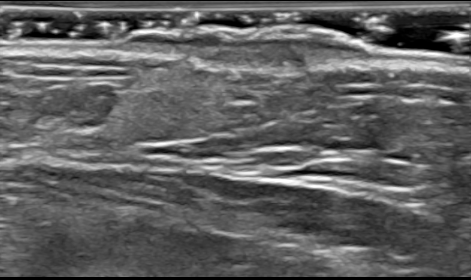
#> input picture test_data/img/1.png, 471 x 280 px; its folder holds only this picture in this run
$ python postprocess.py
#> lines starting #> are read from the running program, lines starting #| are printed output that depends on the picture; after the words box and inside, x2 and y2 are one past the last pixel; in counts of white or black regions, pixels touching at a corner belong together
from PIL import Image
import numpy as np
from skimage import measure
import cv2
import os
import argparse
import warnings
warnings.filterwarnings("ignore")

def main(args):
    image_path = args.image_path
    threshood = args.threshood
    kernel = args.kernel
    remove_small_points(image_path, threshood)
    MedianFilter(image_path, kernel)


def remove_small_points(image_path, threshold_point):
#> called with image_path = './test_data/img', threshold_point = 50
    print("start remove small points...")
    for image in os.listdir(image_path):
        image_file_path = image_path + '/' + image
        # input binary image
        img_tmp = cv2.imread(image_file_path, 0)
#> img_tmp is the input picture: shape (280, 471); min 0, max 255, mean 95.5
        # output all connected domains in the binary image
        img_label, num = measure.label(img_tmp, neighbors=8, return_num=True)
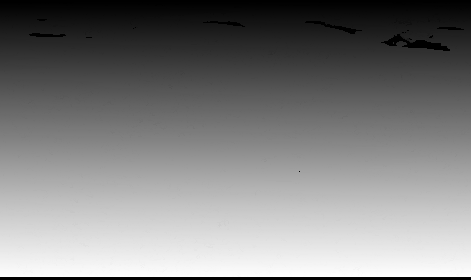
#> img_label: shape (280, 471) int64; min 0, max 97959, mean 49301.7; drawn with min black and max white
#> num = 97959
        # properties of the output concatenation field
        props = measure.regionprops(img_label)
#> props = 97959 regions
        resMatrix = np.zeros(img_label.shape)
        for i in range(1, len(props)):
            if props[i].area > threshold_point:
                tmp = (img_label == i + 1).astype(np.uint8)
                # combine all eligible connected domains
                resMatrix += tmp
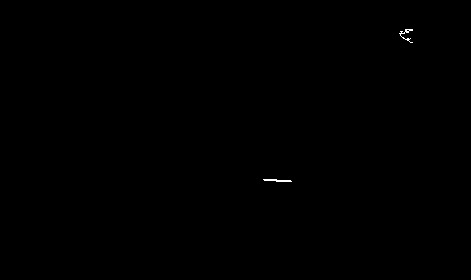
#> resMatrix: shape (280, 471) float64; values 0 (black) and 1 (white), 0.08% white in thin lines or dots, all inside (x1, y1, x2, y2) = (263, 29, 413, 182)
        resMatrix *= 255
        resMatrix = img_tmp - resMatrix
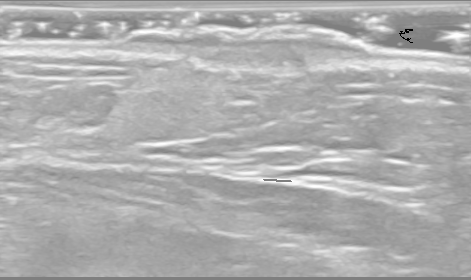
#> resMatrix: shape (280, 471) float64; min -254, max 255, mean 95.3; drawn with min black and max white
        print(f"{image} done!")
        cv2.imwrite(image_file_path, resMatrix)


def MedianFilter(image_path, kernel):
#> called with image_path = './test_data/img', kernel = 20
    print("start median filter...")
    for image in os.listdir(image_path):
        srcc = image_path + '/' + image
        imarray = np.array(Image.open(srcc))
        height = imarray.shape[0]
#> height = 280
        width = imarray.shape[1]
#> width = 471
        # kernel size can be adjusted
        edge = int((kernel - 1) / 2)
        if height - 1 - edge <= edge or width - 1 - edge <= edge:
            print("The parameter k is to large.")
            return None
        new_arr = np.zeros((height, width), dtype="uint8")
        for i in range(height):
            for j in range(width):
                if i <= edge - 1 or i >= height - 1 - edge or j <= edge - 1 or j >= height - edge - 1:
                    if imarray.ndim == 2:
                        new_arr[i, j] = imarray[i, j]
                    else:
                        new_arr[i, j] = imarray[i, j, 0]
                else:
                    if imarray.ndim == 2:
                        new_arr[i, j] = np.median(imarray[i - edge:i + edge + 1, j - edge:j + edge + 1])
                    else:
                        new_arr[i, j] = np.median(imarray[i - edge:i + edge + 1, j - edge:j + edge + 1, 0])
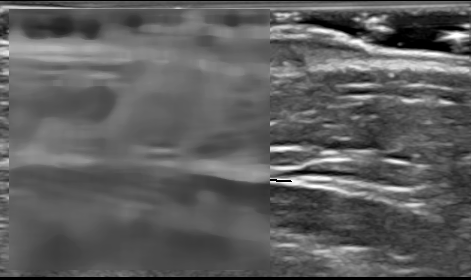
#> new_arr: shape (280, 471); min 0, max 255, mean 93.7
        new_im = Image.fromarray(new_arr)
        new_im.save(srcc)
        print(f"{image} done!")


if __name__ == '__main__':

    parser = argparse.ArgumentParser(description="POSTPROCESS", formatter_class=argparse.ArgumentDefaultsHelpFormatter)
    parser.add_argument('--image_path', type=str, default="./test_data/img", help='image path')
    parser.add_argument('--threshood', type=int, default=50, help='small point threshold')
    parser.add_argument('--kernel', type=int, default=20, help='median filter kernel')

    args, unkown = parser.parse_known_args()
    main(args)

$ run again, on test_data/img/6.png
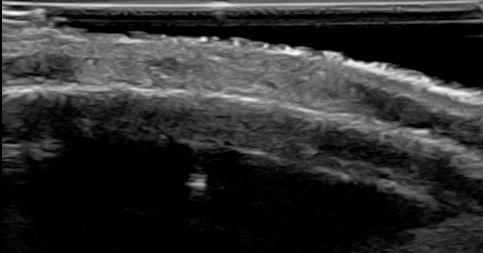
#> input picture test_data/img/6.png, 483 x 253 px
#> in remove_small_points, img_tmp is the input picture: shape (253, 483); min 0, max 251, mean 46.9
#> num = 62222
#> props = 62222 regions
#> after the loop in remove_small_points, `for i in range(1, len(props)):`:
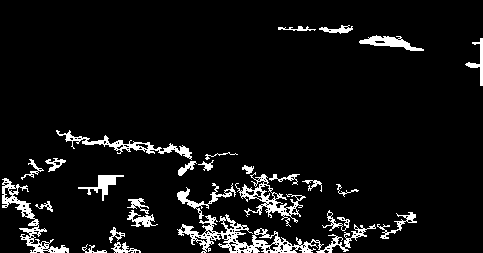
#> resMatrix: shape (253, 483) float64; values 0 (black) and 1 (white), 6.7% white; 27 white regions, largest, box (x1, y1, x2, y2) and area: (177, 214, 376, 253) 2070, (2, 178, 69, 253) 960, (235, 172, 306, 227) 875
#> after the loop in MedianFilter, `for i in range(height):`:
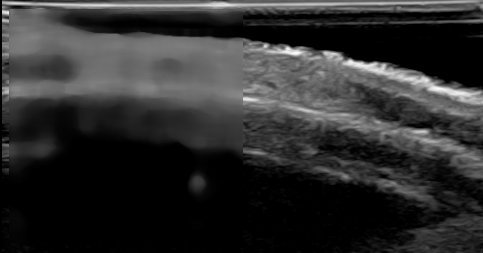
#> new_arr: shape (253, 483); min 0, max 251, mean 45.8

$ run again, on test_data/img/7.png
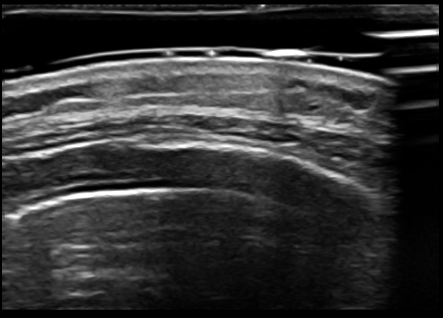
#> input picture test_data/img/7.png, 443 x 318 px
#> in remove_small_points, img_tmp is the input picture: shape (318, 443); min 0, max 255, mean 50.1
#> num = 74267
#> props = 74267 regions
#> after the loop in remove_small_points, `for i in range(1, len(props)):`:
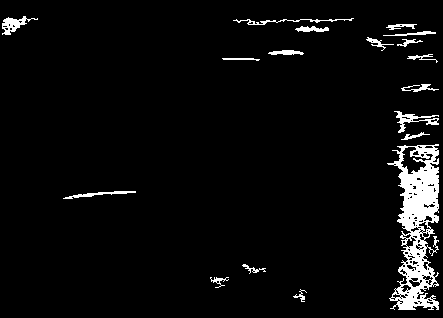
#> resMatrix: shape (318, 443) float64; values 0 (black) and 1 (white), 4.6% white; 18 white regions, largest, box (x1, y1, x2, y2) and area: (387, 144, 439, 310) 4371, (394, 111, 439, 133) 298, (2, 16, 38, 35) 269
#> after the loop in MedianFilter, `for i in range(height):`:
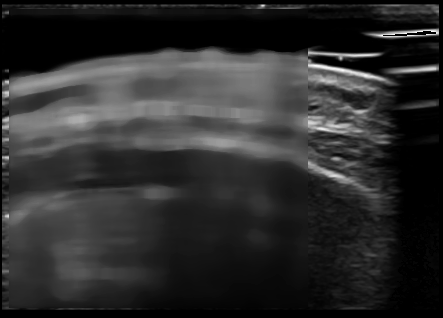
#> new_arr: shape (318, 443); min 0, max 252, mean 45.1

$ run again, on test_data/img/2.png
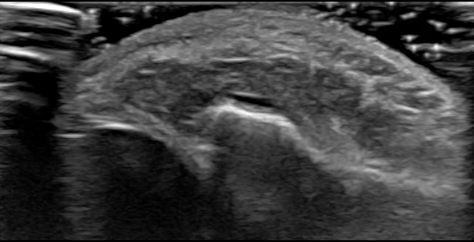
#> input picture test_data/img/2.png, 474 x 242 px
#> in remove_small_points, img_tmp is the input picture: shape (242, 474); min 0, max 255, mean 61.7
#> num = 78902
#> props = 78902 regions
#> after the loop in remove_small_points, `for i in range(1, len(props)):`:
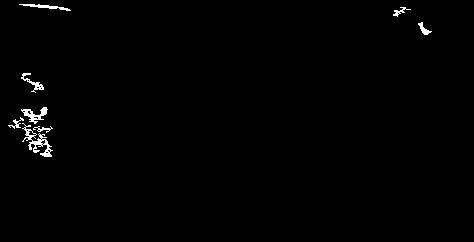
#> resMatrix: shape (242, 474) float64; values 0 (black) and 1 (white), 0.85% white in thin lines or dots, all inside (x1, y1, x2, y2) = (8, 4, 432, 157)
#> after the loop in MedianFilter, `for i in range(height):`:
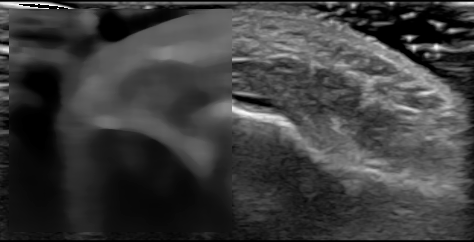
#> new_arr: shape (242, 474); min 0, max 254, mean 60.6
